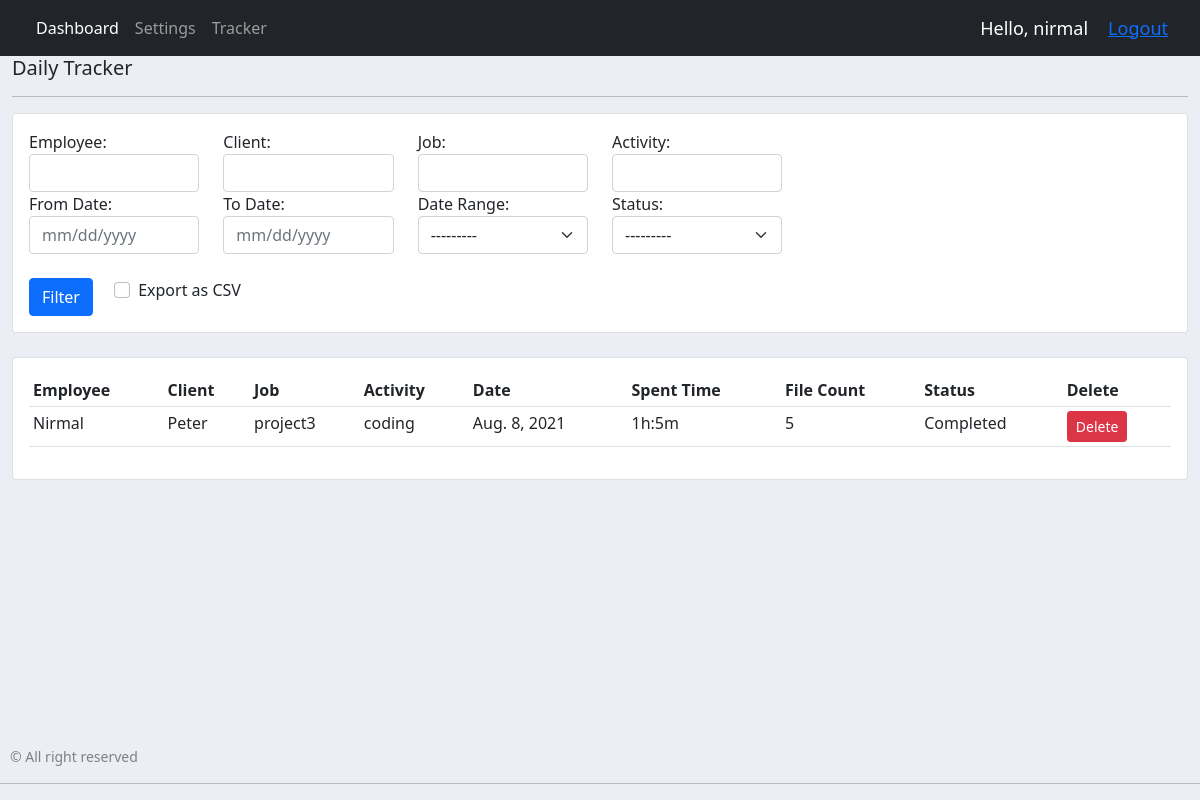
/tracker/ (signed in), run on an earlier commit of the app's database.
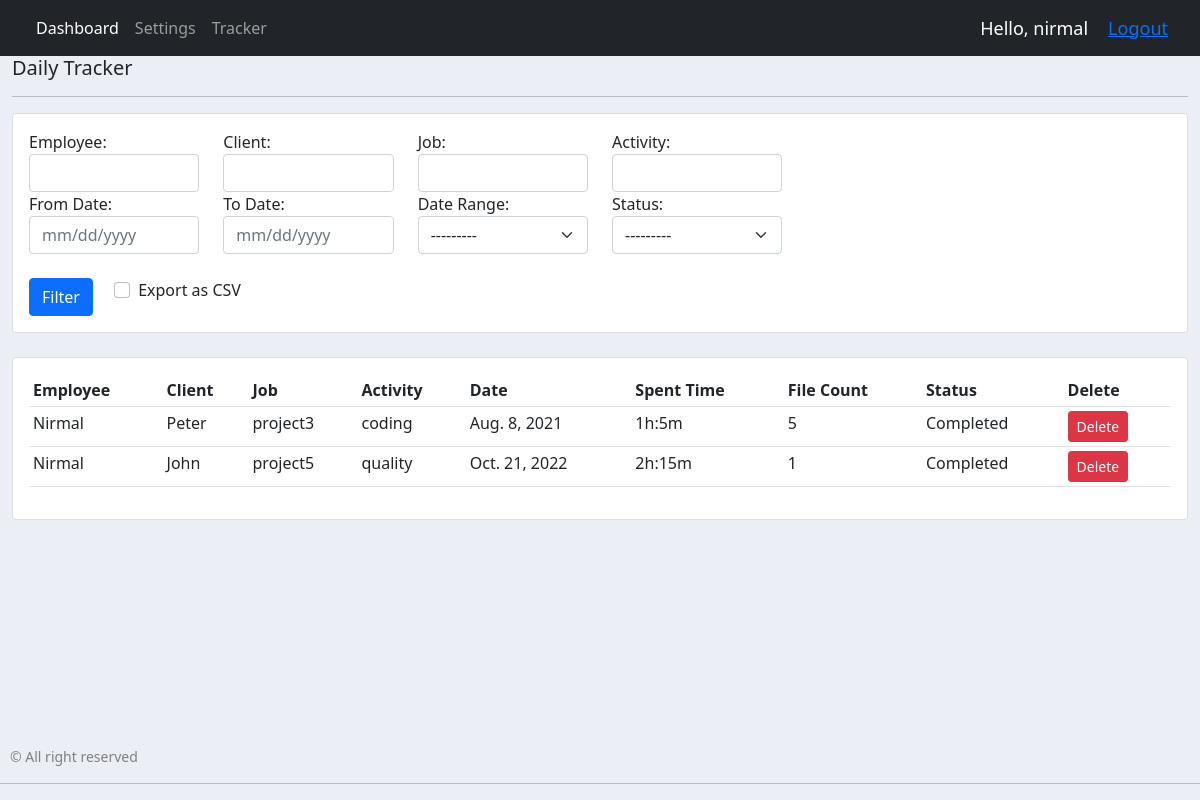
And on a later commit of the database.
### jobs/models.py (models this page shows)
class Tracker(models.Model):
    JOBSTATUS = (
        ('Completed','Completed'),
        ('WIP','WIP'),
    )
    employee = models.CharField(max_length=200, null=True)
    client = models.CharField(max_length=200, null=True)
    job = models.CharField(max_length=200, null=True)
    activity = models.CharField(max_length=200, null=True)
    workedDate = models.DateField(null=True, blank=True)
    spentTimeHr = models.IntegerField(null=True, blank=True)
    spentTimeMin = models.IntegerField(null=True, blank=True)
    fileCount = models.SmallIntegerField(null=True, blank=True)
    status = models.CharField(max_length=200, null=True, choices=JOBSTATUS)

### jobs/views.py (the view, shortened to what this page needs)
# urls.py: path('tracker/', views.tracker, name='tracker'),
@login_required(login_url='login')
def tracker(request):
    userRole = request.user.groups.all()[0].name
    if userRole == 'employee':
        track = Tracker.objects.all()
        track = track.filter(employee=request.user.employee)
    else:
        track = Tracker.objects.all()
    page = request.GET.get('page', 1)
    paginator = Paginator(track, 10)
    try:
        ptrack = paginator.page(page)
    except PageNotAnInteger:
        ptrack = paginator.page(1)
    except EmptyPage:
        ptrack = paginator.page(paginator.num_pages)
    mytrackFilter = TrackerFilter(request.GET, queryset=track)
    track = mytrackFilter.qs
    export = request.GET.get('export')
    context = {'track':ptrack, 'mytrackFilter':mytrackFilter}
    return render(request, 'jobs/tracker.html', context)

### jobs/models.py (called while the page is built)
    def __str__(self):
        return self.name

### jobs/templates/jobs/tracker.html (shortened to what the changed rows need)
{% extends 'jobs/main.html' %}
{% block content %}
<div class="row">
    <div class="col-md">
        <br>
        <div class="card card-body">
            <table class="table table-sm">
                <tr>
                    <th>Employee</th>
                    <th>Client</th>
                    <th>Job</th>
                    <th>Activity</th>
                    <th>Date</th>
                    <th>Spent Time</th>
                    <th>File Count</th>
                    <th>Status</th>
                    <th>Delete</th>
                </tr>
                {% for i in track %}
                    <tr>
                        <td>{{i.employee}}</td>
                        <td>{{i.client}}</td>
                        <td>{{i.job}}</td>
                        <td>{{i.activity}}</td>
                        <td>{{i.workedDate}}</td>
                        <td>{{i.spentTimeHr}}h:{{i.spentTimeMin}}m</td>
                        <td>{{i.fileCount}}</td>
                        <td>{{i.status}}</td>
                        <td><a class="btn btn-sm btn-danger" href="{% url 'delete_function' i.id 'tracker' %}">Delete</a></td>
                    </tr>
                {% endfor %}
            </table>
        </div>
    </div>
</div>
{% endblock %}

What changed in the data, as far as the page shows it:
added Tracker: employee "Nirmal", client "John", job "project5", activity "quality", workedDate "Oct. 21, 2022", spentTimeHr "2", spentTimeMin "15", fileCount "1", status "Completed"
